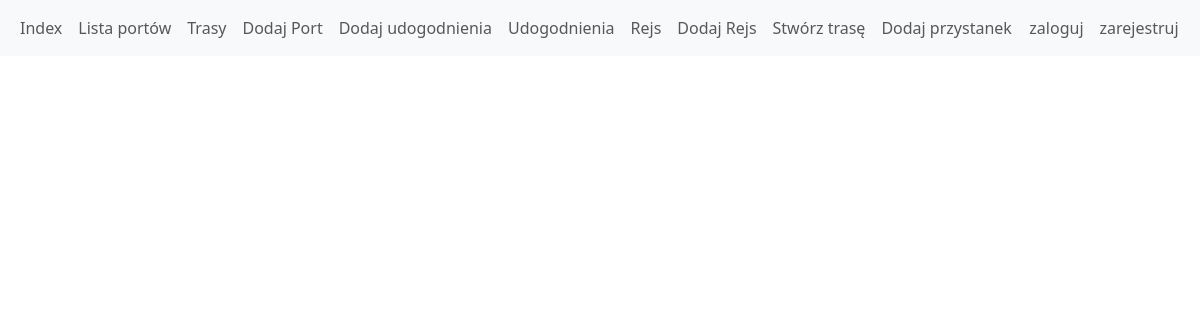
Page /cruise/ on the earlier database version.
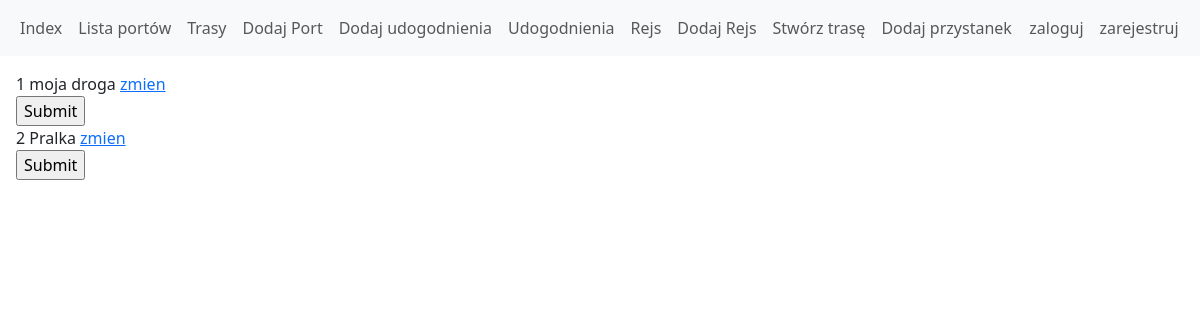
Same page on the later database version.
### HavenRouteApp/models.py (models this page shows)
class Cruise(models.Model):
    name = models.CharField(max_length=128)
    start_date = models.DateTimeField(auto_now_add=True)
    end_date = models.DateTimeField(auto_now_add=True)
    route = models.ForeignKey(Route, on_delete=models.CASCADE, null=True)
    crew = models.ManyToManyField(User, related_name='crew')

### HavenRouteApp/views.py (the view)
# urls.py: path('cruise/', views.CruiseView.as_view(), name='Cruise'),
class CruiseView(ListView):
    model = Cruise
    template_name = 'Cruise_View.html'

### templates/Cruise_View.html (shortened to what this page needs)
{% extends 'base.html' %}
{% block content %}
<!DOCTYPE html>
<html lang="en">
<head>
</head>
<body>
    {% for cruise in cruise_list %}
        <tr class="{% cycle 'bg-secondary' 'bg-light' %}">
        <td>{{ forloop.counter }}</td>
        <td>{{ cruise.name }}</td>
        <td><a href="{{ port.get_absolute_url }}">zmien</a> </td>
        <td>
            <form action="{% url 'cruise_detail' cruise.id %}" method="get"> {% csrf_token %}
                <input type="submit"></form>
        </td>
    </tr>
    {% endfor %}
</body>
</html>
{%  endblock %}

Differences in the rows shown:
added Cruise: name "moja droga"
added Cruise: name "Pralka"
